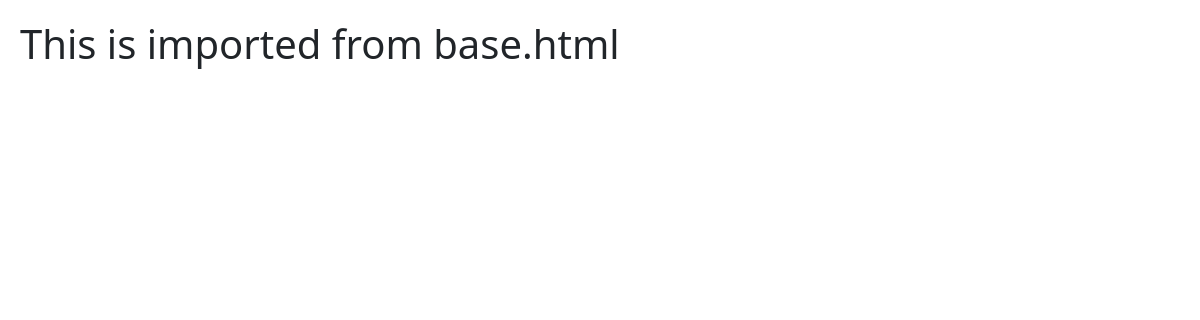
The app's page /posts/, older data.
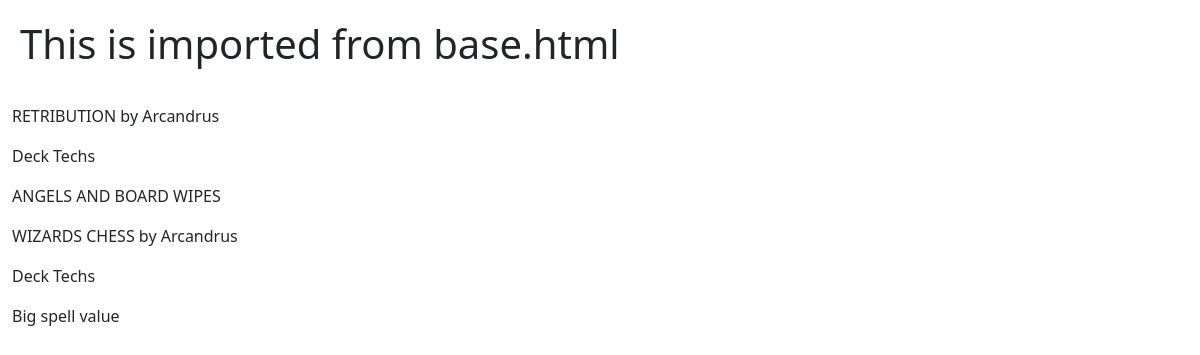
The same page, newer data.
### posts/models.py (models this page shows, shortened)
class Post(models.Model):
    title = models.CharField(max_length=200, unique=True)
    slug = models.SlugField(max_length=200, unique=True)
    author = models.ForeignKey(CustomUser, on_delete=models.CASCADE, related_name="posts")
    category = models.IntegerField(choices=CATEGORY, default=0)
    content = models.TextField()
    created_on = models.DateTimeField(auto_now_add=True)
    excerpt = models.TextField(blank=True)
    updated_on = models.DateTimeField(auto_now=True)
    likes = models.IntegerField(default=0)
    is_favourite = models.BooleanField(default=False)
    is_popular = models.BooleanField(default=False)
    class Meta:
        ordering = ["-created_on"]

### users/models.py (models this page shows)
class CustomUser(AbstractUser):
    full_name = models.CharField(max_length=255, blank=True, null=True)
    email = models.EmailField(unique=True)
    def __str__(self):
        return self.username

### posts/views.py (the view)
# urls.py: path('posts/', PostList.as_view(), name='post_list'),
class PostList(generic.ListView):
    model = Post
    template_name = "posts/index.html"
    paginate_by = 6

### posts/templates/posts/index.html (shortened to what this page needs)
{% extends "base.html" %}
{% load static %}
{% block content %}
<div class="container-fluid">
    <div class="row">
        <div class="col-12 mt-3 left">
            <div class="row">
                {% for post in object_list %}
                <p>{{ post.title|upper }} by {{ post.author }}</p>
                <p>{{ post.get_category_display }}</p>
                <p>{{ post.content }}</p>
                {% endfor %}
            </div>
        </div>
    </div>
</div>
{% endblock %}

### templates/base.html (shortened to what this page needs)
{% load static %}
{% url 'posts' as posts_url %}
<!DOCTYPE html>
<html lang="en-US">
<head>
    <link href="https://cdn.jsdelivr.net/npm/bootstrap@5.3.6/dist/css/bootstrap.min.css" rel="stylesheet">
    <link rel="stylesheet" href="{% static 'css/style.css' %}">
</head>
<body>
    <header>
        <h1>This is imported from base.html</h1>
    </header>
    {% block content %}{% endblock content %}
</body>
</html>

### static/css/style.css (style rules this page uses)
header h1 { padding: 20px; margin: 0 auto; }

Row changes from the older to the newer data that the page shows:
added Post: title "RETRIBUTION", author "Arcandrus", category "Deck Techs", content "ANGELS AND BOARD WIPES"
added Post: title "WIZARDS CHESS", author "Arcandrus", category "Deck Techs", content "Big spell value"
